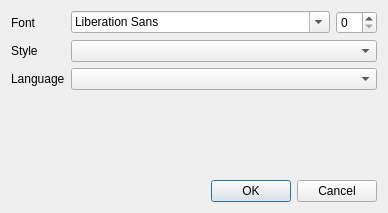
<?xml version="1.0" encoding="UTF-8"?>
<ui version="4.0">
 <class>SettingsDialog</class>
 <widget class="QDialog" name="SettingsDialog">
  <property name="geometry">
   <rect>
    <x>0</x>
    <y>0</y>
    <width>388</width>
    <height>213</height>
   </rect>
  </property>
  <property name="windowTitle">
   <string>Settings</string>
  </property>
  <layout class="QVBoxLayout" name="verticalLayout">
   <item>
    <layout class="QFormLayout" name="formLayout">
     <item row="1" column="0">
      <widget class="QLabel" name="lbl_font">
       <property name="text">
        <string>Font</string>
       </property>
      </widget>
     </item>
     <item row="1" column="1">
      <layout class="QHBoxLayout" name="horizontalLayout" stretch="1,0">
       <item>
        <widget class="QFontComboBox" name="fontComboBox"/>
       </item>
       <item>
        <widget class="QSpinBox" name="sbx_fontSize"/>
       </item>
      </layout>
     </item>
     <item row="2" column="0">
      <widget class="QLabel" name="lbl_style">
       <property name="text">
        <string>Style</string>
       </property>
      </widget>
     </item>
     <item row="2" column="1">
      <widget class="QComboBox" name="cmb_style"/>
     </item>
     <item row="3" column="0">
      <widget class="QLabel" name="lbl_lang">
       <property name="text">
        <string>Language</string>
       </property>
      </widget>
     </item>
     <item row="3" column="1">
      <widget class="QComboBox" name="cmb_lang"/>
     </item>
    </layout>
   </item>
   <item>
    <spacer name="verticalSpacer">
     <property name="orientation">
      <enum>Qt::Vertical</enum>
     </property>
     <property name="sizeHint" stdset="0">
      <size>
       <width>20</width>
       <height>166</height>
      </size>
     </property>
    </spacer>
   </item>
   <item>
    <widget class="QDialogButtonBox" name="buttonBox">
     <property name="orientation">
      <enum>Qt::Horizontal</enum>
     </property>
     <property name="standardButtons">
      <set>QDialogButtonBox::Cancel|QDialogButtonBox::Ok</set>
     </property>
    </widget>
   </item>
  </layout>
 </widget>
 <resources/>
 <connections>
  <connection>
   <sender>buttonBox</sender>
   <signal>accepted()</signal>
   <receiver>SettingsDialog</receiver>
   <slot>accept()</slot>
   <hints>
    <hint type="sourcelabel">
     <x>248</x>
     <y>254</y>
    </hint>
    <hint type="destinationlabel">
     <x>157</x>
     <y>274</y>
    </hint>
   </hints>
  </connection>
  <connection>
   <sender>buttonBox</sender>
   <signal>rejected()</signal>
   <receiver>SettingsDialog</receiver>
   <slot>reject()</slot>
   <hints>
    <hint type="sourcelabel">
     <x>316</x>
     <y>260</y>
    </hint>
    <hint type="destinationlabel">
     <x>286</x>
     <y>274</y>
    </hint>
   </hints>
  </connection>
 </connections>
</ui>
